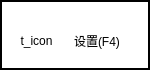
      <widget class="QFrame" name="frame_4">
       <property name="maximumSize">
        <size>
         <width>16777215</width>
         <height>16777215</height>
        </size>
       </property>
       <property name="palette">
        <palette>
         <active>
          <colorrole role="WindowText">
           <brush brushstyle="SolidPattern">
            <color alpha="255">
             <red>0</red>
             <green>0</green>
             <blue>0</blue>
            </color>
           </brush>
          </colorrole>
          <colorrole role="Button">
           <brush brushstyle="SolidPattern">
            <color alpha="255">
             <red>255</red>
             <green>255</green>
             <blue>255</blue>
            </color>
           </brush>
          </colorrole>
          <colorrole role="Light">
           <brush brushstyle="SolidPattern">
            <color alpha="255">
             <red>255</red>
             <green>255</green>
             <blue>255</blue>
            </color>
           </brush>
          </colorrole>
          <colorrole role="Midlight">
           <brush brushstyle="SolidPattern">
            <color alpha="255">
             <red>255</red>
             <green>255</green>
             <blue>255</blue>
            </color>
           </brush>
          </colorrole>
          <colorrole role="Dark">
           <brush brushstyle="SolidPattern">
            <color alpha="255">
             <red>127</red>
             <green>127</green>
             <blue>127</blue>
            </color>
           </brush>
          </colorrole>
          <colorrole role="Mid">
           <brush brushstyle="SolidPattern">
            <color alpha="255">
             <red>170</red>
             <green>170</green>
             <blue>170</blue>
            </color>
           </brush>
          </colorrole>
          <colorrole role="Text">
           <brush brushstyle="SolidPattern">
            <color alpha="255">
             <red>0</red>
             <green>0</green>
             <blue>0</blue>
            </color>
           </brush>
          </colorrole>
          <colorrole role="BrightText">
           <brush brushstyle="SolidPattern">
            <color alpha="255">
             <red>255</red>
             <green>255</green>
             <blue>255</blue>
            </color>
           </brush>
          </colorrole>
          <colorrole role="ButtonText">
           <brush brushstyle="SolidPattern">
            <color alpha="255">
             <red>0</red>
             <green>0</green>
             <blue>0</blue>
            </color>
           </brush>
          </colorrole>
          <colorrole role="Base">
           <brush brushstyle="SolidPattern">
            <color alpha="255">
             <red>255</red>
             <green>255</green>
             <blue>255</blue>
            </color>
           </brush>
          </colorrole>
          <colorrole role="Window">
           <brush brushstyle="SolidPattern">
            <color alpha="255">
             <red>255</red>
             <green>255</green>
             <blue>255</blue>
            </color>
           </brush>
          </colorrole>
          <colorrole role="Shadow">
           <brush brushstyle="SolidPattern">
            <color alpha="255">
             <red>0</red>
             <green>0</green>
             <blue>0</blue>
            </color>
           </brush>
          </colorrole>
          <colorrole role="AlternateBase">
           <brush brushstyle="SolidPattern">
            <color alpha="255">
             <red>255</red>
             <green>255</green>
             <blue>255</blue>
            </color>
           </brush>
          </colorrole>
          <colorrole role="ToolTipBase">
           <brush brushstyle="SolidPattern">
            <color alpha="255">
             <red>255</red>
             <green>255</green>
             <blue>220</blue>
            </color>
           </brush>
          </colorrole>
          <colorrole role="ToolTipText">
           <brush brushstyle="SolidPattern">
            <color alpha="255">
             <red>0</red>
             <green>0</green>
             <blue>0</blue>
            </color>
           </brush>
          </colorrole>
         </active>
         <inactive>
          <colorrole role="WindowText">
           <brush brushstyle="SolidPattern">
            <color alpha="255">
             <red>0</red>
             <green>0</green>
             <blue>0</blue>
            </color>
           </brush>
          </colorrole>
          <colorrole role="Button">
           <brush brushstyle="SolidPattern">
            <color alpha="255">
             <red>255</red>
             <green>255</green>
             <blue>255</blue>
            </color>
           </brush>
          </colorrole>
          <colorrole role="Light">
           <brush brushstyle="SolidPattern">
            <color alpha="255">
             <red>255</red>
             <green>255</green>
             <blue>255</blue>
            </color>
           </brush>
          </colorrole>
          <colorrole role="Midlight">
           <brush brushstyle="SolidPattern">
            <color alpha="255">
             <red>255</red>
             <green>255</green>
             <blue>255</blue>
            </color>
           </brush>
          </colorrole>
          <colorrole role="Dark">
           <brush brushstyle="SolidPattern">
            <color alpha="255">
             <red>127</red>
             <green>127</green>
             <blue>127</blue>
            </color>
           </brush>
          </colorrole>
          <colorrole role="Mid">
           <brush brushstyle="SolidPattern">
            <color alpha="255">
             <red>170</red>
             <green>170</green>
             <blue>170</blue>
            </color>
           </brush>
          </colorrole>
          <colorrole role="Text">
           <brush brushstyle="SolidPattern">
            <color alpha="255">
             <red>0</red>
             <green>0</green>
             <blue>0</blue>
            </color>
           </brush>
          </colorrole>
          <colorrole role="BrightText">
           <brush brushstyle="SolidPattern">
            <color alpha="255">
             <red>255</red>
             <green>255</green>
             <blue>255</blue>
            </color>
           </brush>
          </colorrole>
          <colorrole role="ButtonText">
           <brush brushstyle="SolidPattern">
            <color alpha="255">
             <red>0</red>
             <green>0</green>
             <blue>0</blue>
            </color>
           </brush>
          </colorrole>
          <colorrole role="Base">
           <brush brushstyle="SolidPattern">
            <color alpha="255">
             <red>255</red>
             <green>255</green>
             <blue>255</blue>
            </color>
           </brush>
          </colorrole>
          <colorrole role="Window">
           <brush brushstyle="SolidPattern">
            <color alpha="255">
             <red>255</red>
             <green>255</green>
             <blue>255</blue>
            </color>
           </brush>
          </colorrole>
          <colorrole role="Shadow">
           <brush brushstyle="SolidPattern">
            <color alpha="255">
             <red>0</red>
             <green>0</green>
             <blue>0</blue>
            </color>
           </brush>
          </colorrole>
          <colorrole role="AlternateBase">
           <brush brushstyle="SolidPattern">
            <color alpha="255">
             <red>255</red>
             <green>255</green>
             <blue>255</blue>
            </color>
           </brush>
          </colorrole>
          <colorrole role="ToolTipBase">
           <brush brushstyle="SolidPattern">
            <color alpha="255">
             <red>255</red>
             <green>255</green>
             <blue>220</blue>
            </color>
           </brush>
          </colorrole>
          <colorrole role="ToolTipText">
           <brush brushstyle="SolidPattern">
            <color alpha="255">
             <red>0</red>
             <green>0</green>
             <blue>0</blue>
            </color>
           </brush>
          </colorrole>
         </inactive>
         <disabled>
          <colorrole role="WindowText">
           <brush brushstyle="SolidPattern">
            <color alpha="255">
             <red>127</red>
             <green>127</green>
             <blue>127</blue>
            </color>
           </brush>
          </colorrole>
          <colorrole role="Button">
           <brush brushstyle="SolidPattern">
            <color alpha="255">
             <red>255</red>
             <green>255</green>
             <blue>255</blue>
            </color>
           </brush>
          </colorrole>
          <colorrole role="Light">
           <brush brushstyle="SolidPattern">
            <color alpha="255">
             <red>255</red>
             <green>255</green>
             <blue>255</blue>
            </color>
           </brush>
          </colorrole>
          <colorrole role="Midlight">
           <brush brushstyle="SolidPattern">
            <color alpha="255">
             <red>255</red>
             <green>255</green>
             <blue>255</blue>
            </color>
           </brush>
          </colorrole>
          <colorrole role="Dark">
           <brush brushstyle="SolidPattern">
            <color alpha="255">
             <red>127</red>
             <green>127</green>
             <blue>127</blue>
            </color>
           </brush>
          </colorrole>
          <colorrole role="Mid">
           <brush brushstyle="SolidPattern">
            <color alpha="255">
             <red>170</red>
             <green>170</green>
             <blue>170</blue>
            </color>
           </brush>
          </colorrole>
          <colorrole role="Text">
           <brush brushstyle="SolidPattern">
            <color alpha="255">
             <red>127</red>
             <green>127</green>
             <blue>127</blue>
            </color>
           </brush>
          </colorrole>
          <colorrole role="BrightText">
           <brush brushstyle="SolidPattern">
            <color alpha="255">
             <red>255</red>
             <green>255</green>
             <blue>255</blue>
            </color>
           </brush>
          </colorrole>
          <colorrole role="ButtonText">
           <brush brushstyle="SolidPattern">
            <color alpha="255">
             <red>127</red>
             <green>127</green>
             <blue>127</blue>
            </color>
           </brush>
          </colorrole>
          <colorrole role="Base">
           <brush brushstyle="SolidPattern">
            <color alpha="255">
             <red>255</red>
             <green>255</green>
             <blue>255</blue>
            </color>
           </brush>
          </colorrole>
          <colorrole role="Window">
           <brush brushstyle="SolidPattern">
            <color alpha="255">
             <red>255</red>
             <green>255</green>
             <blue>255</blue>
            </color>
           </brush>
          </colorrole>
          <colorrole role="Shadow">
           <brush brushstyle="SolidPattern">
            <color alpha="255">
             <red>0</red>
             <green>0</green>
             <blue>0</blue>
            </color>
           </brush>
          </colorrole>
          <colorrole role="AlternateBase">
           <brush brushstyle="SolidPattern">
            <color alpha="255">
             <red>255</red>
             <green>255</green>
             <blue>255</blue>
            </color>
           </brush>
          </colorrole>
          <colorrole role="ToolTipBase">
           <brush brushstyle="SolidPattern">
            <color alpha="255">
             <red>255</red>
             <green>255</green>
             <blue>220</blue>
            </color>
           </brush>
          </colorrole>
          <colorrole role="ToolTipText">
           <brush brushstyle="SolidPattern">
            <color alpha="255">
             <red>0</red>
             <green>0</green>
             <blue>0</blue>
            </color>
           </brush>
          </colorrole>
         </disabled>
        </palette>
       </property>
       <property name="autoFillBackground">
        <bool>true</bool>
       </property>
       <property name="frameShape">
        <enum>QFrame::WinPanel</enum>
       </property>
       <property name="frameShadow">
        <enum>QFrame::Plain</enum>
       </property>
       <widget class="QWidget" name="horizontalLayoutWidget_3">
        <property name="geometry">
         <rect>
          <x>0</x>
          <y>20</y>
          <width>141</width>
          <height>41</height>
         </rect>
        </property>
        <layout class="QHBoxLayout" name="horizontalLayout_3">
         <property name="leftMargin">
          <number>5</number>
         </property>
         <property name="rightMargin">
          <number>5</number>
         </property>
         <item>
          <widget class="QLabel" name="label_setting">
           <property name="text">
            <string>t_icon</string>
           </property>
           <property name="alignment">
            <set>Qt::AlignCenter</set>
           </property>
          </widget>
         </item>
         <item>
          <widget class="QLabel" name="label_6">
           <property name="text">
            <string>设置(F4)</string>
           </property>
          </widget>
         </item>
        </layout>
       </widget>
      </widget>
